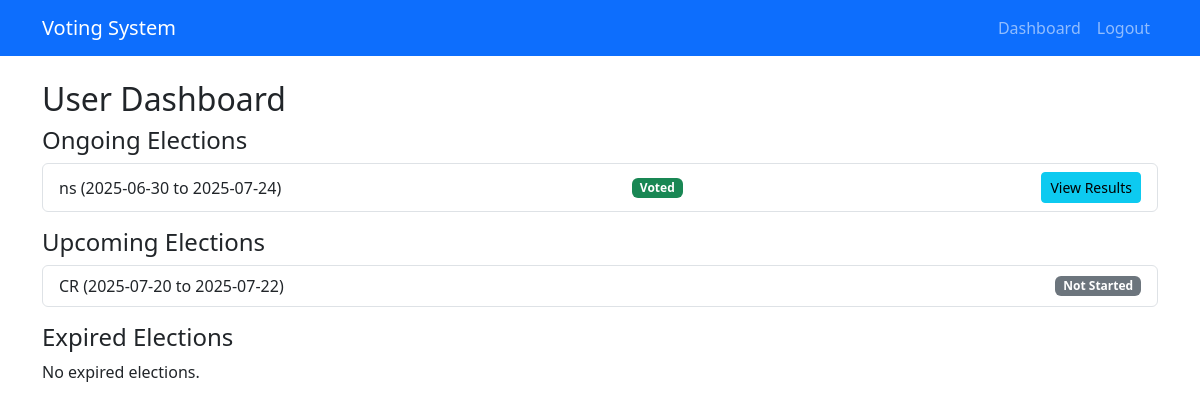
Page /user (signed in) on the committed database.
### tables this page shows
CREATE TABLE elections (
      id INTEGER PRIMARY KEY AUTOINCREMENT,
      title TEXT,
      start_date TEXT,
      end_date TEXT
    );

### app.py (the view)
@app.route('/user')
def user_dashboard():
    if session.get('role') != 'user':
        return redirect('/login')
    now = datetime.now().isoformat()
    conn = sqlite3.connect('voting.db')
    cursor = conn.cursor()
    ongoing = cursor.execute("SELECT * FROM elections WHERE start_date <= ? AND end_date >= ?", (now, now)).fetchall()
    expired = cursor.execute("SELECT * FROM elections WHERE end_date < ?", (now,)).fetchall()
    future = cursor.execute("SELECT * FROM elections WHERE start_date > ?", (now,)).fetchall()
    voted = cursor.execute("SELECT election_id FROM votes WHERE user_id = ?", (session['user_id'],)).fetchall()
    voted_ids = {v[0] for v in voted}
    conn.close()
    return render_template('user_dashboard.html', ongoing=ongoing, expired=expired, future=future, voted=voted_ids)

### templates/user_dashboard.html (shortened to what this page needs)
{% extends 'base.html' %}
{% block content %}
<h2>User Dashboard</h2>
<h4>Ongoing Elections</h4>
{% if ongoing %}
  <ul class="list-group mb-3">
  {% for e in ongoing %}
    <li class="list-group-item d-flex justify-content-between align-items-center">
      {{ e[1] }} ({{ e[2] }} to {{ e[3] }})
      {% if e[0] in voted %}
        <span class="badge bg-success">Voted</span>
        <a href="{{ url_for('result', election_id=e[0]) }}" class="btn btn-sm btn-info ms-2">View Results</a>
      {% else %}
        <a href="{{ url_for('vote', election_id=e[0]) }}" class="btn btn-sm btn-primary ms-2">Vote</a>
      {% endif %}
    </li>
  {% endfor %}
  </ul>
{% else %}
  <p>No ongoing elections at the moment.</p>
{% endif %}
<h4>Upcoming Elections</h4>
{% if future %}
  <ul class="list-group mb-3">
  {% for e in future %}
    <li class="list-group-item d-flex justify-content-between align-items-center">
      {{ e[1] }} ({{ e[2] }} to {{ e[3] }})
      <span class="badge bg-secondary">Not Started</span>
    </li>
  {% endfor %}
  </ul>
{% else %}
  <p>No upcoming elections.</p>
{% endif %}
<h4>Expired Elections</h4>
{% if expired %}
  <ul class="list-group">
  {% for e in expired %}
    <li class="list-group-item d-flex justify-content-between align-items-center">
      {{ e[1] }} ({{ e[2] }} to {{ e[3] }})
      <a href="{{ url_for('result', election_id=e[0]) }}" class="btn btn-sm btn-info">View Results</a>
    </li>
  {% endfor %}
  </ul>
{% else %}
  <p>No expired elections.</p>
{% endif %}
{% endblock %}

### rows in the picture
elections: title "ns", start_date "2025-06-30", end_date "2025-07-24"
elections: title "CR", start_date "2025-07-20", end_date "2025-07-22"
